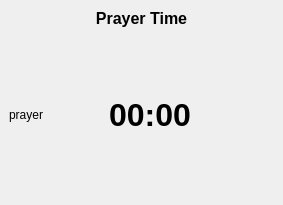
<?xml version="1.0" encoding="UTF-8"?>
<ui version="4.0">
 <class>Adhan</class>
 <widget class="QWidget" name="Adhan">
  <property name="geometry">
   <rect>
    <x>0</x>
    <y>0</y>
    <width>283</width>
    <height>205</height>
   </rect>
  </property>
  <property name="windowTitle">
   <string>Adhan</string>
  </property>
  <layout class="QGridLayout" name="gridLayoutAdhan">
   <property name="leftMargin">
    <number>0</number>
   </property>
   <property name="topMargin">
    <number>0</number>
   </property>
   <property name="rightMargin">
    <number>0</number>
   </property>
   <property name="bottomMargin">
    <number>0</number>
   </property>
   <property name="spacing">
    <number>0</number>
   </property>
   <item row="0" column="0" colspan="2">
    <widget class="QWidget" name="widgetBgrmenu" native="true">
     <layout class="QGridLayout" name="gridLayout">
      <item row="0" column="0" colspan="9">
       <widget class="QLabel" name="label">
        <property name="sizePolicy">
         <sizepolicy hsizetype="Preferred" vsizetype="Fixed">
          <horstretch>0</horstretch>
          <verstretch>0</verstretch>
         </sizepolicy>
        </property>
        <property name="font">
         <font>
          <pointsize>12</pointsize>
          <weight>75</weight>
          <bold>true</bold>
         </font>
        </property>
        <property name="text">
         <string>Prayer Time</string>
        </property>
        <property name="alignment">
         <set>Qt::AlignCenter</set>
        </property>
       </widget>
      </item>
      <item row="1" column="0" colspan="2">
       <widget class="QLabel" name="labelInfo">
        <property name="text">
         <string notr="true">prayer</string>
        </property>
        <property name="textFormat">
         <enum>Qt::AutoText</enum>
        </property>
        <property name="margin">
         <number>15</number>
        </property>
       </widget>
      </item>
      <item row="1" column="2">
       <spacer name="horizontalSpacer">
        <property name="orientation">
         <enum>Qt::Horizontal</enum>
        </property>
        <property name="sizeHint" stdset="0">
         <size>
          <width>40</width>
          <height>20</height>
         </size>
        </property>
       </spacer>
      </item>
      <item row="1" column="3">
       <widget class="QLabel" name="labelTimer">
        <property name="font">
         <font>
          <pointsize>24</pointsize>
          <weight>75</weight>
          <bold>true</bold>
         </font>
        </property>
        <property name="styleSheet">
         <string notr="true"/>
        </property>
        <property name="text">
         <string notr="true">00:00</string>
        </property>
        <property name="alignment">
         <set>Qt::AlignCenter</set>
        </property>
        <property name="wordWrap">
         <bool>true</bool>
        </property>
       </widget>
      </item>
      <item row="1" column="4">
       <spacer name="horizontalSpacer_2">
        <property name="orientation">
         <enum>Qt::Horizontal</enum>
        </property>
        <property name="sizeHint" stdset="0">
         <size>
          <width>40</width>
          <height>20</height>
         </size>
        </property>
       </spacer>
      </item>
     </layout>
    </widget>
   </item>
  </layout>
 </widget>
 <resources>
  <include location="images.qrc"/>
 </resources>
 <connections/>
</ui>
